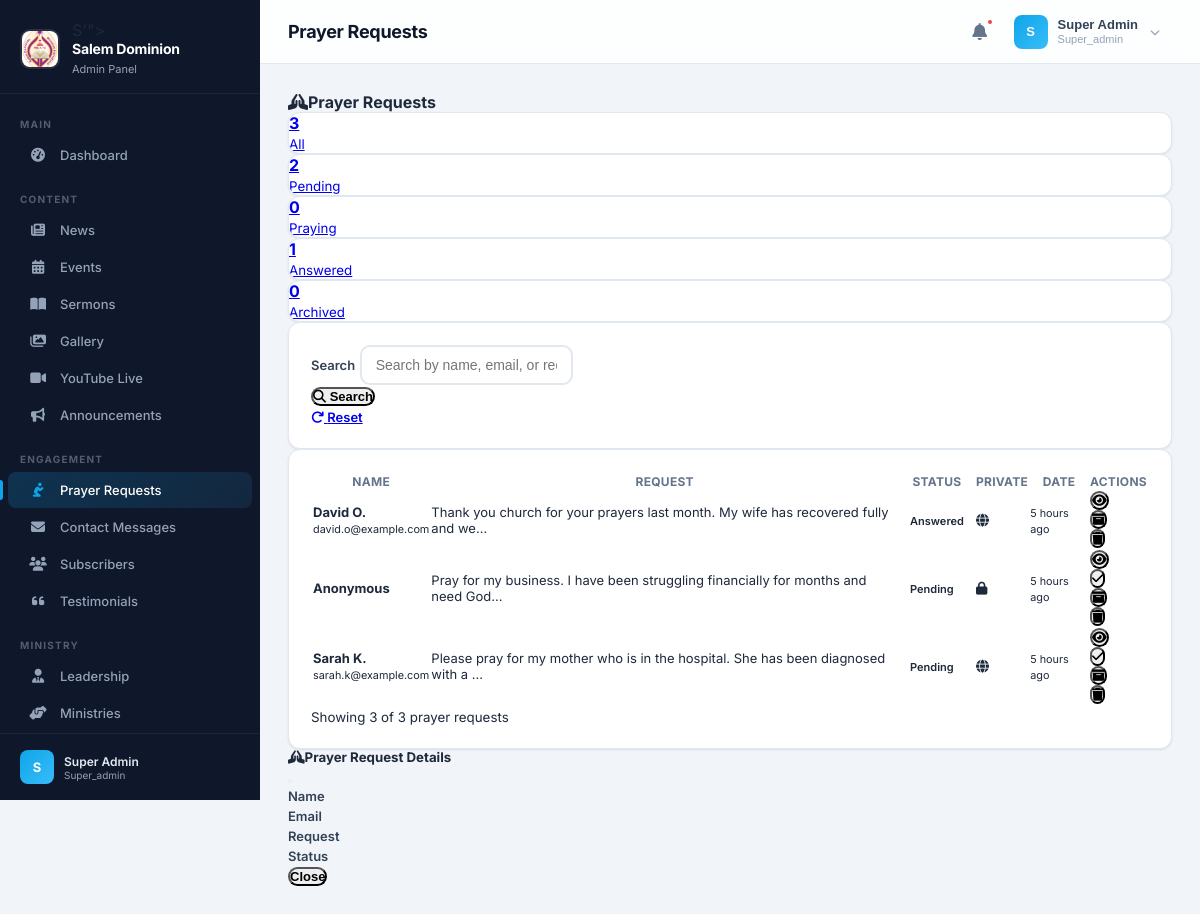
The app's page /admin/dashboard.php?section=prayer-requests (signed in) with its own data.
### tables this page shows
CREATE TABLE `prayer_requests` (
  `id` int(11) NOT NULL,
  `name` varchar(255) DEFAULT NULL,
  `email` varchar(255) DEFAULT NULL,
  `phone` varchar(20) DEFAULT NULL,
  `request_text` text NOT NULL,
  `is_urgent` tinyint(1) NOT NULL DEFAULT 0,
  `is_anonymous` tinyint(1) NOT NULL DEFAULT 0,
  `status` enum('pending','answered','archived','praying') NOT NULL DEFAULT 'pending',
  `created_at` timestamp NOT NULL DEFAULT current_timestamp(),
  `updated_at` timestamp NOT NULL DEFAULT current_timestamp() ON UPDATE current_timestamp()
);

### includes/database.php (called while the page is built, shortened)
<?php
class Database {
    private ?PDO $pdo = null;
    private function __construct(string $host, string $user, string $pass, string $name, string $port = '3306', string $charset = 'utf8mb4') {
        $dsn = "mysql:host={$host};port={$port};dbname={$name};charset={$charset}";
        try {
            $this->pdo = new PDO($dsn, $user, $pass, [
                PDO::ATTR_ERRMODE            => PDO::ERRMODE_EXCEPTION,
                PDO::ATTR_DEFAULT_FETCH_MODE => PDO::FETCH_ASSOC,
                PDO::ATTR_EMULATE_PREPARES   => false,
                PDO::MYSQL_ATTR_INIT_COMMAND => "SET NAMES {$charset} COLLATE {$charset}_unicode_ci",
                PDO::MYSQL_ATTR_FOUND_ROWS   => true,
            ]);
        } catch (PDOException $e) {
            error_log("Database connection failed ({$name}): " . $e->getMessage());
            $this->pdo = null;
            throw $e;
        }
    }
    public function query(string $sql, array $params = []): PDOStatement {
        $stmt = $this->pdo->prepare($sql);
        $stmt->execute($params);
        return $stmt;
    }
    public function fetch(string $sql, array $params = []): ?array {
        $stmt = $this->query($sql, $params);
        $result = $stmt->fetch();
        return $result ?: null;
    }
    public function count(string $table, string $where = '1=1', array $params = []): int {
        $sql = "SELECT COUNT(*) as cnt FROM `{$table}` WHERE {$where}";
        $row = $this->fetch($sql, $params);
        return $row ? (int)$row['cnt'] : 0;
    }
}

### includes/helpers.php (called while the page is built, shortened)
<?php
function sanitize(string $input): string {
    return htmlspecialchars(trim($input), ENT_QUOTES, 'UTF-8');
}
function paginate(string $table, $db, int $perPage = ITEMS_PER_PAGE, int $currentPage = 1, string $where = '', array $params = [], string $orderBy = 'id DESC'): array {
    if ($db instanceof Database) {
        $pdo = $db->getPdo();
    } elseif ($db instanceof PDO) {
        $pdo = $db;
    } else {
        $pdo = Database::getInstance()->getPdo();
    }
    $countQuery = "SELECT COUNT(*) FROM {$table}";
    if (!empty($where)) {
        $countQuery .= " WHERE {$where}";
    }
    $stmt = $pdo->prepare($countQuery);
    $stmt->execute($params);
    $total = (int)$stmt->fetchColumn();
    $totalPages = max(1, ceil($total / $perPage));
    $currentPage = max(1, min($currentPage, $totalPages));
    $offset = ($currentPage - 1) * $perPage;
    $query = "SELECT * FROM {$table}";
    if (!empty($where)) {
        $query .= " WHERE {$where}";
    }
    $query .= " ORDER BY {$orderBy} LIMIT {$perPage} OFFSET {$offset}";
    $stmt = $pdo->prepare($query);
    $stmt->execute($params);
    $items = $stmt->fetchAll(PDO::FETCH_ASSOC);
    return [
        'items'       => $items,
        'total'       => $total,
        'page'        => $currentPage,
        'per_page'    => $perPage,
        'total_pages' => $totalPages,
    ];
}
function timeAgo(string $datetime): string {
    $time = strtotime($datetime);
    $diff = time() - $time;
    if ($diff < 86400) return floor($diff / 3600) . ' hours ago';
    return date('M j, Y', $time);
}
function truncate(string $text, int $length = 100): string {
    return substr($text, 0, $length) . '...';
}

### admin/modules/prayer-requests.php (the view, shortened to what this page needs)
<?php
$db = Database::getInstance();
$search = trim($_GET['search'] ?? '');
$filterStatus = $_GET['status'] ?? '';
$page = max(1, (int)($_GET['page'] ?? 1));
$perPage = ADMIN_ITEMS_PER_PAGE;
$where = '1=1';
$params = [];
$pagination = paginate('prayer_requests', $db, $perPage, $page, $where, $params);
$requests = $pagination['items'];
$total = $pagination['total'];
$counts = [
    'all' => $db->count('prayer_requests'),
    'pending' => $db->count('prayer_requests', "status = 'pending'"),
    'praying' => $db->count('prayer_requests', "status = 'praying'"),
    'answered' => $db->count('prayer_requests', "status = 'answered'"),
    'archived' => $db->count('prayer_requests', "status = 'archived'"),
];
?>
<div class="d-flex justify-content-between align-items-center mb-4">
    <h4 class="mb-0"><i class="fas fa-praying-hands me-2"></i>Prayer Requests</h4>
</div>
<div class="row g-3 mb-4">
    <div class="col">
        <div class="card border-0 shadow-sm text-center <?= !$filterStatus ? 'border-primary' : '' ?>">
            <a href="?status=" class="text-decoration-none p-3">
                <h4 class="mb-0 text-primary"><?= $counts['all'] ?></h4>
                <small class="text-muted">All</small>
            </a>
        </div>
    </div>
    <div class="col">
        <div class="card border-0 shadow-sm text-center <?= $filterStatus === 'pending' ? 'border-warning' : '' ?>">
            <a href="?status=pending" class="text-decoration-none p-3">
                <h4 class="mb-0 text-warning"><?= $counts['pending'] ?></h4>
                <small class="text-muted">Pending</small>
            </a>
        </div>
    </div>
    <div class="col">
        <div class="card border-0 shadow-sm text-center <?= $filterStatus === 'praying' ? 'border-info' : '' ?>">
            <a href="?status=praying" class="text-decoration-none p-3">
                <h4 class="mb-0 text-info"><?= $counts['praying'] ?></h4>
                <small class="text-muted">Praying</small>
            </a>
        </div>
    </div>
    <div class="col">
        <div class="card border-0 shadow-sm text-center <?= $filterStatus === 'answered' ? 'border-success' : '' ?>">
            <a href="?status=answered" class="text-decoration-none p-3">
                <h4 class="mb-0 text-success"><?= $counts['answered'] ?></h4>
                <small class="text-muted">Answered</small>
            </a>
        </div>
    </div>
    <div class="col">
        <div class="card border-0 shadow-sm text-center <?= $filterStatus === 'archived' ? 'border-secondary' : '' ?>">
            <a href="?status=archived" class="text-decoration-none p-3">
                <h4 class="mb-0 text-secondary"><?= $counts['archived'] ?></h4>
                <small class="text-muted">Archived</small>
            </a>
        </div>
    </div>
</div>
<div class="card mb-4">
    <div class="card-body">
        <form method="GET" class="row g-3 align-items-end">
            <div class="col-md-6">
                <label class="form-label">Search</label>
                <input type="text" name="search" class="form-control" placeholder="Search by name, email, or request..." value="<?= sanitize($search) ?>">
            </div>
            <div class="col-md-2">
                <button type="submit" class="btn btn-outline-primary w-100"><i class="fas fa-search me-1"></i> Search</button>
            </div>
            <div class="col-md-2">
                <a href="<?= BASE_URL ?>/admin/modules/prayer-requests.php" class="btn btn-outline-secondary w-100"><i class="fas fa-redo me-1"></i> Reset</a>
            </div>
        </form>
    </div>
</div>
<div class="card">
    <div class="card-body">
        <?php if (empty($requests)): ?>
            <div class="text-center py-5">
                <i class="fas fa-praying-hands fa-3x text-muted mb-3"></i>
                <p class="text-muted">No prayer requests found.</p>
            </div>
        <?php else: ?>
            <div class="table-responsive">
                <table class="table table-hover align-middle">
                    <thead class="table-light">
                        <tr>
                            <th>Name</th>
                            <th>Request</th>
                            <th>Status</th>
                            <th>Private</th>
                            <th>Date</th>
                            <th class="text-end">Actions</th>
                        </tr>
                    </thead>
                    <tbody>
                        <?php foreach ($requests as $item): ?>
                        <tr>
                            <td>
                                <strong><?= sanitize($item['name'] ?: 'Anonymous') ?></strong>
                                <?php if ($item['email']): ?>
                                    <br><small class="text-muted"><?= sanitize($item['email']) ?></small>
                                <?php endif; ?>
                            </td>
                            <td>
                                <span class="text-truncate d-inline-block" style="max-width:300px;" title="<?= sanitize($item['request_text'] ?? '') ?>">
                                    <?= sanitize(truncate($item['request_text'] ?? '', 80)) ?>
                                </span>
                            </td>
                            <td>
                                <?php
                                $statusMap = ['pending' => 'warning', 'praying' => 'info', 'answered' => 'success', 'archived' => 'secondary'];
                                $cls = $statusMap[$item['status']] ?? 'secondary';
                                ?>
                                <span class="badge bg-<?= $cls ?>"><?= ucfirst($item['status']) ?></span>
                            </td>
                            <td><?= ($item['is_anonymous'] ?? ($item['is_private'] ?? 0)) ? '<i class="fas fa-lock text-muted"></i>' : '<i class="fas fa-globe text-muted"></i>' ?></td>
                            <td><small><?= timeAgo($item['created_at']) ?></small></td>
                            <td class="text-end">
                                <div class="btn-group btn-group-sm">
                                    <button type="button" class="btn btn-outline-info" title="View Details" onclick="viewPrayerRequest(<?= $item['id'] ?>, '<?= sanitize(addslashes($item['name'] ?: 'Anonymous')) ?>', '<?= sanitize(addslashes($item['email'] ?? '')) ?>', '<?= sanitize(addslashes($item['request_text'] ?? '')) ?>', '<?= $item['status'] ?>', '<?= $item['is_anonymous'] ?? ($item['is_private'] ?? 0) ?>')"><i class="fas fa-eye"></i></button>
                                    <?php if ($item['status'] !== 'answered'): ?>
                                    <form method="POST" class="d-inline">
                                        <button type="submit" class="btn btn-outline-success" title="Mark Answered"><i class="fas fa-check"></i></button>
                                    </form>
                                    <?php endif; ?>
                                    <?php if ($item['status'] !== 'archived'): ?>
                                    <form method="POST" class="d-inline">
                                        <button type="submit" class="btn btn-outline-secondary" title="Archive"><i class="fas fa-archive"></i></button>
                                    </form>
                                    <?php endif; ?>
                                    <form method="POST" class="d-inline" onsubmit="return confirm('Are you sure you want to delete this prayer request?')">
                                        <button type="submit" class="btn btn-outline-danger" title="Delete"><i class="fas fa-trash"></i></button>
                                    </form>
                                </div>
                            </td>
                        </tr>
                        <?php endforeach; ?>
                    </tbody>
                </table>
            </div>
            <small class="text-muted">Showing <?= count($requests) ?> of <?= $total ?> prayer requests</small>
        <?php endif; ?>
    </div>
</div>
<div class="modal fade" id="prayerRequestModal" tabindex="-1">
    <div class="modal-dialog">
        <div class="modal-content">
            <div class="modal-header">
                <h5 class="modal-title"><i class="fas fa-praying-hands me-2"></i>Prayer Request Details</h5>
                <button type="button" class="btn-close" data-bs-dismiss="modal"></button>
            </div>
            <div class="modal-body">
                <div class="mb-3">
                    <label class="form-label fw-bold">Name</label>
                </div>
                <div class="mb-3">
                    <label class="form-label fw-bold">Email</label>
                </div>
                <div class="mb-3">
                    <label class="form-label fw-bold">Request</label>
                </div>
                <div class="mb-3">
                    <label class="form-label fw-bold">Status</label>
                </div>
            </div>
            <div class="modal-footer">
                <button type="button" class="btn btn-secondary" data-bs-dismiss="modal">Close</button>
            </div>
        </div>
    </div>
</div>

### admin/dashboard.php (style rules this page uses)
*, *::before, *::after { margin: 0; padding: 0; box-sizing: border-box; }
:root { --sidebar-width: 260px; --sidebar-collapsed: 0px; --topbar-height: 64px; --bg-primary: #0f172a; --bg-secondary: #1e293b; --bg-accent: #0ea5e9; --bg-page: #f1f5f9; --text-sidebar: #94a3b8; --text-sidebar-active: #ffffff; --border-color: #e2e8f0; --card-bg: #ffffff; --shadow-sm: 0 1px 3px rgba(0,0,0,0.06), 0 1px 2px rgba(0,0,0,0.04); --shadow-md: 0 4px 12px rgba(0,0,0,0.07), 0 2px 4px rgba(0,0,0,0.04); --shadow-lg: 0 10px 30px rgba(0,0,0,0.08); --radius: 12px; --radius-sm: 8px; }
body { font-family: 'Inter', -apple-system, BlinkMacSystemFont, sans-serif; background: var(--bg-page); color: #1e293b; min-height: 100vh; -webkit-font-smoothing: antialiased; }
.card { background: var(--card-bg); border-radius: var(--radius); box-shadow: var(--shadow-sm); border: 1px solid var(--border-color); overflow: hidden; transition: box-shadow 0.25s ease; }
.card-body { padding: 22px; }
.form-control, .form-select { border-radius: 10px; padding: 10px 14px; border: 2px solid #e2e8f0; font-size: 14px; transition: border-color 0.2s, box-shadow 0.2s; }
.form-label { font-size: 13px; font-weight: 600; color: #334155; margin-bottom: 6px; }
.btn { border-radius: 10px; font-weight: 600; font-size: 13px; transition: all 0.2s; }
.badge { font-weight: 600; font-size: 11px; padding: 4px 10px; border-radius: 6px; }
.table { font-size: 13px; }
.table th { font-weight: 700; font-size: 12px; text-transform: uppercase; letter-spacing: 0.3px; color: #64748b; border-bottom-width: 1px; }

### records on screen
prayer_requests: id "2", is_urgent "0", is_anonymous "1", name "Anonymous", request_text "Pray for my business. I have been struggling financially for months and need God...", status "Pending", created_at "5 hours ago"
prayer_requests: name "David O.", email "david.o@example.com", request_text "Thank you church for your prayers last month. My wife has recovered fully and we...", status "Answered", is_anonymous 0 (drawn), created_at "5 hours ago"
prayer_requests: name "Sarah K.", email "sarah.k@example.com", request_text "Please pray for my mother who is in the hospital. She has been diagnosed with a ...", status "Pending", is_anonymous 0 (drawn), created_at "5 hours ago"

### other values on screen
$groupName "MAIN"
$item['label'] "Dashboard"
$groupName "CONTENT"
$item['label'] "News"
$item['label'] "Events"
$item['label'] "Sermons"
$item['label'] "Gallery"
$item['label'] "YouTube Live"
$item['label'] "Announcements"
$groupName "ENGAGEMENT"
$item['label'] "Prayer Requests"
$item['label'] "Contact Messages"
$item['label'] "Subscribers"
$item['label'] "Testimonials"
$groupName "MINISTRY"
